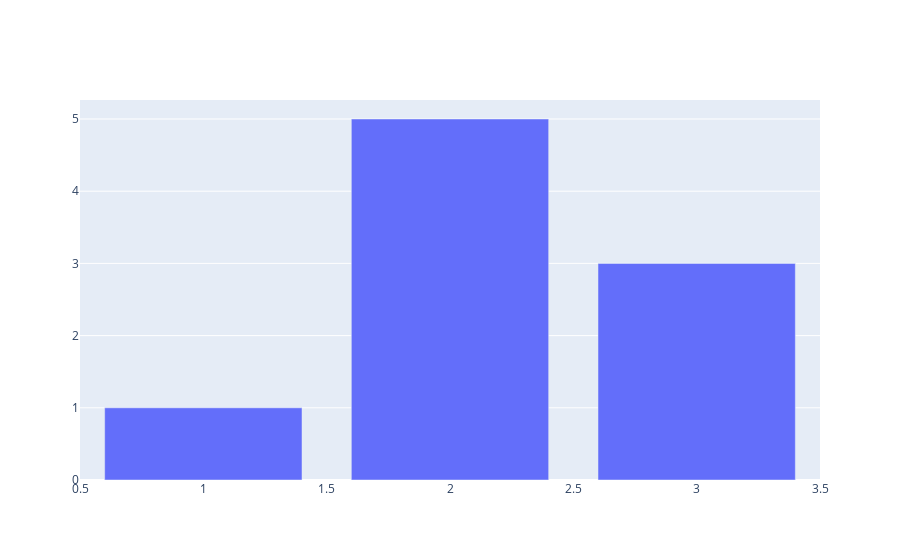

Notebook code for this chart:
### Code cell
fig = go.Figure()

# 기본적인 자료형은 list를 참조함
fig.add_trace(go.Bar(x=[1,2,3],y=[1,5,3]))

fig.show()

### Figure 1 — Plotly figure (JSON) as saved in the notebook; plotly's stock layout.template omitted (floating-point values rounded to 4 significant figures)
{"data": [{"type": "bar", "x": [1, 2, 3], "y": [1, 5, 3]}], "layout": {"autosize": true, "xaxis": {"autorange": true, "range": [0.5, 3.5], "type": "linear"}, "yaxis": {"autorange": true, "range": [0, 5.263], "type": "linear"}}}
